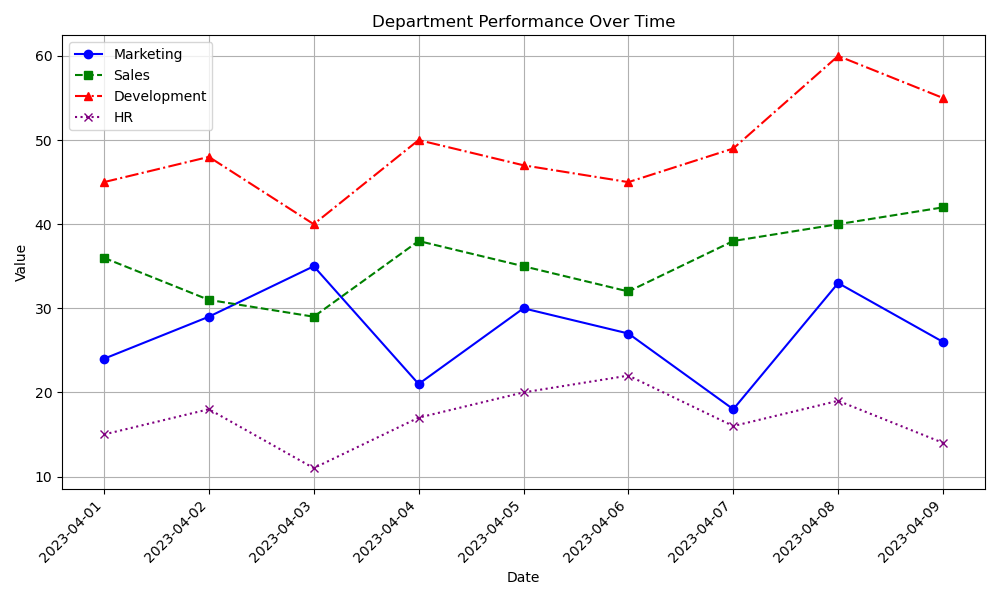

This figure's Python source:

import matplotlib.pyplot as plt
import matplotlib.dates as mdates
from datetime import datetime

# Create a list of dictionaries with the data provided
data = [
    {'Date': '2023-04-01', 'Marketing': 24, 'Sales': 36, 'Development': 45, 'HR': 15},
    {'Date': '2023-04-02', 'Marketing': 29, 'Sales': 31, 'Development': 48, 'HR': 18},
    {'Date': '2023-04-03', 'Marketing': 35, 'Sales': 29, 'Development': 40, 'HR': 11},
    {'Date': '2023-04-04', 'Marketing': 21, 'Sales': 38, 'Development': 50, 'HR': 17},
    {'Date': '2023-04-05', 'Marketing': 30, 'Sales': 35, 'Development': 47, 'HR': 20},
    {'Date': '2023-04-06', 'Marketing': 27, 'Sales': 32, 'Development': 45, 'HR': 22},
    {'Date': '2023-04-07', 'Marketing': 18, 'Sales': 38, 'Development': 49, 'HR': 16},
    {'Date': '2023-04-08', 'Marketing': 33, 'Sales': 40, 'Development': 60, 'HR': 19},
    {'Date': '2023-04-09', 'Marketing': 26, 'Sales': 42, 'Development': 55, 'HR': 14}
]

# Helper function to parse dates
def parse_date(d):
    return datetime.strptime(d, '%Y-%m-%d')

# Prepare data for plotting
dates = [parse_date(record['Date']) for record in data]
marketing_values = [record['Marketing'] for record in data]
sales_values = [record['Sales'] for record in data]
development_values = [record['Development'] for record in data]
hr_values = [record['HR'] for record in data]

# Plotting the data
plt.figure(figsize=(10, 6))

plt.plot(dates, marketing_values, marker='o', linestyle='-', color='blue', label='Marketing')
plt.plot(dates, sales_values, marker='s', linestyle='--', color='green', label='Sales')
plt.plot(dates, development_values, marker='^', linestyle='-.', color='red', label='Development')
plt.plot(dates, hr_values, marker='x', linestyle=':', color='purple', label='HR')

# Formatting the date axis
plt.gca().xaxis.set_major_formatter(mdates.DateFormatter('%Y-%m-%d'))
plt.gca().xaxis.set_major_locator(mdates.DayLocator(interval=1))

# Rotating date labels for better clarity
plt.gcf().autofmt_xdate(rotation=45)

# Adding labels and title
plt.xlabel("Date")
plt.ylabel("Value")
plt.title("Department Performance Over Time")

# Displaying legend
plt.legend()

# Show grid
plt.grid(True)

# Display the plot
plt.tight_layout()  # Adjust the padding between and around subplots.
plt.show()
